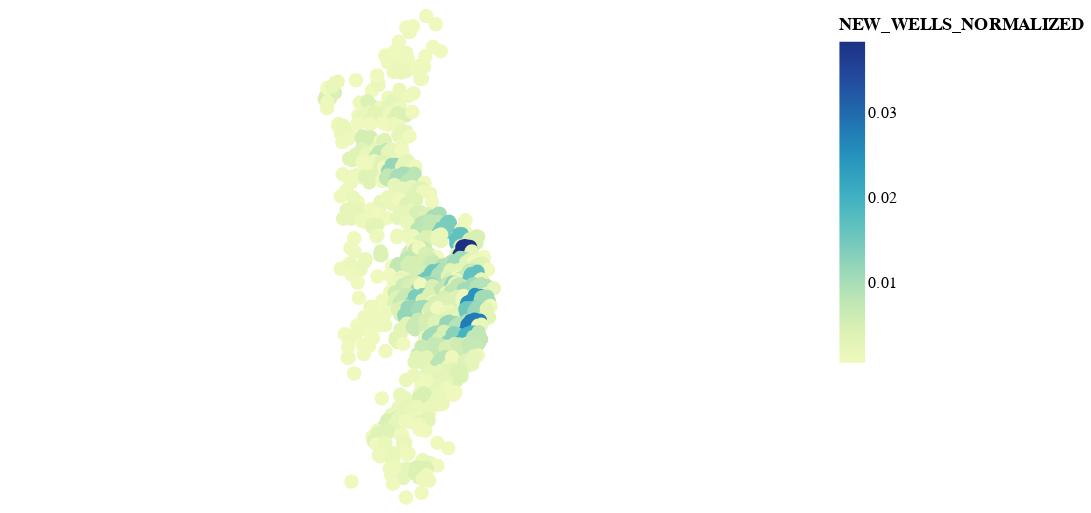

This figure's notebook cell:
### Code cell
view_construction_per_year(county_aggregate_gdf, color_col='NEW_WELLS_NORMALIZED')

### Figure 1 — Vega-Lite specification as saved in the notebook (floating-point values rounded to 4 significant figures; data arrays with more than 128 entries replaced by an {"elided": "..."} marker saying what was removed)
{"config": {"view": {"continuousWidth": 400, "continuousHeight": 300}}, "data": {"name": "data-ae9a65b9f341c4154c48a0c460f7e946"}, "mark": "geoshape", "encoding": {"color": {"field": "NEW_WELLS_NORMALIZED", "type": "quantitative"}, "tooltip": [{"field": "TownshipRange", "type": "nominal"}, {"field": "COUNTY", "type": "nominal"}, {"field": "YEARWORKENDED", "type": "quantitative"}, {"field": "YEARLY_NEW_WELLS", "type": "quantitative"}, {"field": "geometry", "type": "nominal"}, {"field": "WCRNUMBER", "type": "quantitative"}, {"field": "NEW_WELLS_NORMALIZED", "type": "quantitative"}]}, "height": 300, "selection": {"Year Work Ended": {"type": "single", "fields": ["YEARWORKENDED"], "bind": {"input": "range", "max": 2022.0, "min": 2014.0, "name": "Year Work Ended: ", "step": 1}, "init": {"YEARWORKENDED": 2021}}}, "transform": [{"filter": {"selection": "Year Work Ended"}}], "width": 500, "$schema": "https://vega.github.io/schema/vega-lite/v4.17.0.json", "datasets": {"data-ae9a65b9f341c4154c48a0c460f7e946": {"elided": "2609 records"}}}
